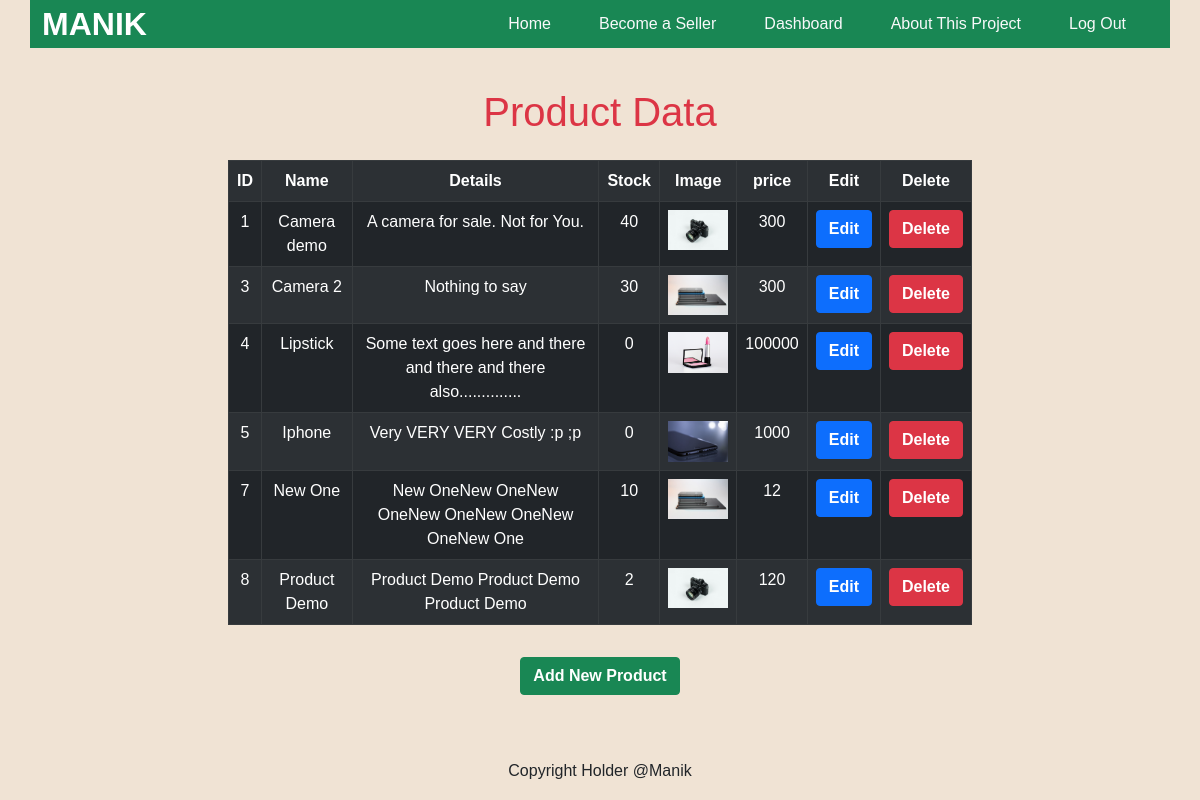
Screenshot of /dashboard.php (signed in) with the database file from the repository.
### tables this page shows
CREATE TABLE `product` (
  `ID` int(11) NOT NULL,
  `name` text NOT NULL,
  `details` varchar(255) NOT NULL,
  `stock` int(255) NOT NULL,
  `image` varchar(255) NOT NULL,
  `price` int(255) NOT NULL
);

### dashboard.php (the view, shortened to what this page needs)
<?php
include('assets/config.php');
$viewsql = "SELECT * FROM product";
$finalviewsql = mysqli_query($conn,$viewsql);
?>
<!DOCTYPE html>
<html>
<head>
	<link href="https://cdn.jsdelivr.net/npm/bootstrap@5.1.3/dist/css/bootstrap.min.css" rel="stylesheet">
	<link rel="stylesheet" href="css/style.css">
</head>
<body>
	<?php include('assets/header.php');?>
	<main class="container d-flex justify-content-center align-items-center py-3 mb-5">
		<div class="col-lg-8">
			<h1 class="text-center text-danger mb-4">Product Data</h1>
			<table class="table table-striped table-dark text-white table-bordered text-center">
				<tr>
					<th>ID</th>
					<th>Name</th>
					<th>Details</th>
					<th>Stock</th>
					<th>Image</th>
					<th>price</th>
					<th>Edit</th>
					<th>Delete</th>
				</tr>
				<?php
					if($finalviewsql == TRUE){
						while($data = mysqli_fetch_assoc($finalviewsql)){
							$id = $data['ID'];
							$title = $data['name'];
							$details = $data['details'];
							$stock = $data['stock'];
							$image = $data['image'];
							$price = $data['price'];
							?>
							<tr>
								<td><?php echo $id; ?></td>
								<td><?php echo $title; ?></td>
								<td><?php echo $details; ?></td>
								<td><?php echo $stock; ?></td>
								<td><img class="img-fluid" src="product-img/<?php echo $image; ?>" alt="product image"></td>
								<td><?php echo $price; ?></td>
								<td>
									<button class="btn btn-primary"><a class="text-white text-decoration-none fw-bold" href="edit-product.php?edit_id=<?php echo $id; ?>">Edit</a></button>
								</td>
								<td>
									<button class="btn btn-danger"><a class="text-white text-decoration-none fw-bold" href="delete-product.php?id=<?php echo $id; ?>">Delete</a></button>
								</td>
							</tr>
							<?php
						}
					}
				?>
			</table>
			<div class="text-center">
				<button class="btn btn-success mt-3">
					<a class="text-white fw-bold text-decoration-none" href="newproduct.php">Add New Product</a>
				</button>
			</div>
		</div>
	</main>
	<?php include('assets/footer.php');?>
</body>
</html>

### css/style.css (style rules this page uses)
* { margin: 0; padding: 0; box-sizing: border-box; }
body { width: 100%; min-height: 100vh; background-color: rgb(240, 227, 212); font-family: Arial, Helvetica, sans-serif; }
tr td img { max-height: 3.5rem!important; }

### rows the page displays
product: ID "1", name "Camera demo", details "A camera for sale. Not for You.", stock "40", image (picture), price "300"
product: ID "3", name "Camera 2", details "Nothing to say", stock "30", image (picture), price "300"
product: ID "4", name "Lipstick", details "Some text goes here and there and there and there also..............", stock "0", image (picture), price "100000"
product: ID "5", name "Iphone", details "Very VERY VERY Costly :p ;p", stock "0", image (picture), price "1000"
product: ID "7", name "New One", details "New OneNew OneNew OneNew OneNew OneNew OneNew One", stock "10", image (picture), price "12"
product: ID "8", name "Product Demo", details "Product Demo Product Demo Product Demo", stock "2", image (picture), price "120"
